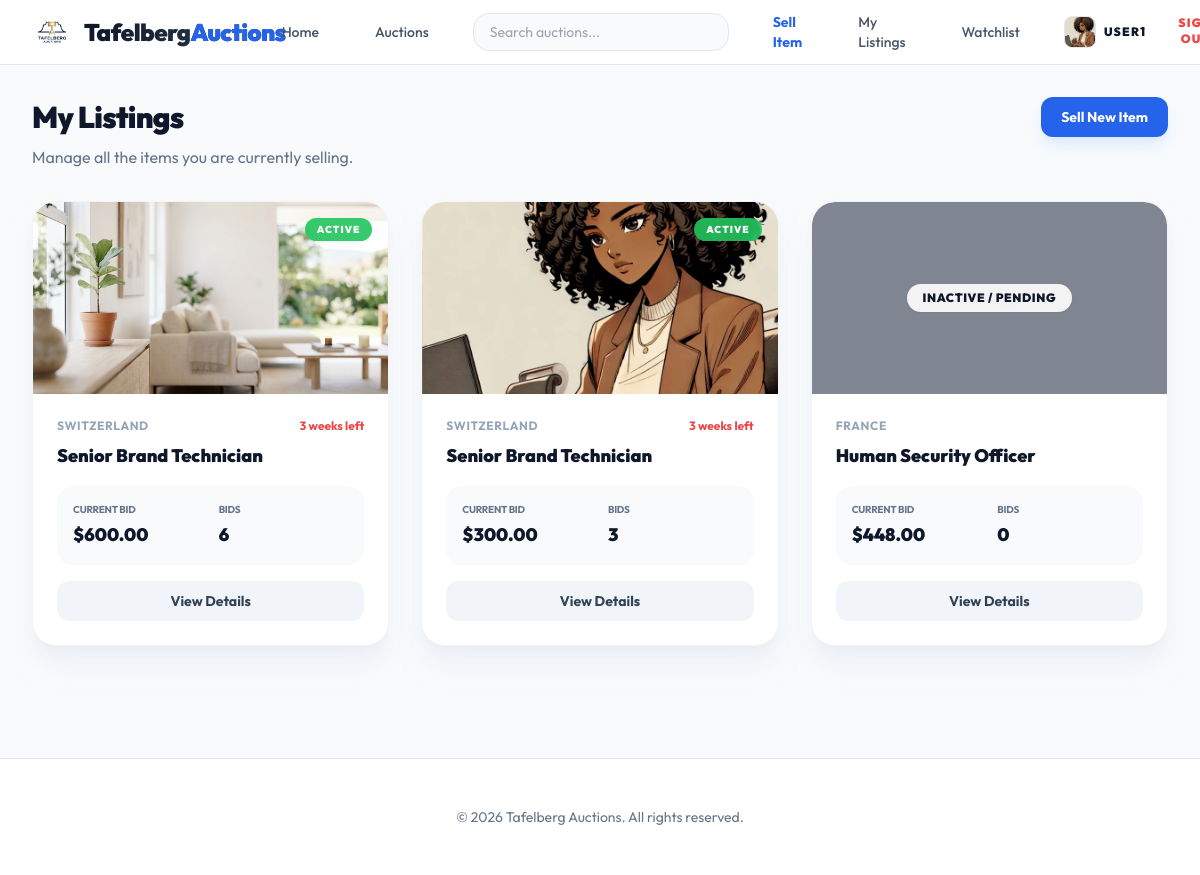
Screenshot of /my-listings/ (signed in) with the database file from the repository.
### apps/accounts/models.py (models this page shows, shortened)
class User(AbstractUser):
    is_seller = models.BooleanField(default=False)
    is_buyer = models.BooleanField(default=True)
    phone_number = models.CharField(max_length=15, blank=True, null=True)
    phone_verified = models.BooleanField(default=False)
    bio = models.TextField(max_length=500, blank=True)
    class Meta:
        verbose_name = 'User'
        verbose_name_plural = 'Users'

class Profile(models.Model):
    user = models.OneToOneField(User, on_delete=models.CASCADE, related_name='profile')
    avatar = models.ImageField(upload_to='avatars/', blank=True, null=True)
    address = models.TextField(blank=True)
    city = models.CharField(max_length=100, blank=True)
    country = models.CharField(max_length=100, blank=True)
    verified = models.BooleanField(default=False)

### apps/auctions/models.py (models this page shows, shortened)
class Listing(models.Model):
    seller = models.ForeignKey(settings.AUTH_USER_MODEL, on_delete=models.CASCADE, related_name='listings')
    title = models.CharField(max_length=200)
    description = models.TextField()
    starting_bid = models.DecimalField(max_digits=12, decimal_places=2)
    current_bid = models.DecimalField(max_digits=12, decimal_places=2, null=True, blank=True)
    image = models.ImageField(upload_to='listings/', blank=True, null=True)
    category = models.CharField(
        max_length=50,
        choices=CategoryChoices.choices,
        default=CategoryChoices.OTHER
    )
    deposit_required = models.BooleanField(default=False)
    deposit_amount = models.DecimalField(max_digits=12, decimal_places=2, null=True, blank=True)
    escrow_hold = models.BooleanField(default=True)
    start_time = models.DateTimeField(default=timezone.now)
    end_time = models.DateTimeField()
    is_active = models.BooleanField(default=True)
    notified_ending_soon = models.BooleanField(default=False)
    created_at = models.DateTimeField(auto_now_add=True)
    @property
    def is_expired(self):
        return timezone.now() > self.end_time
    @property
    def has_started(self):
        return timezone.now() >= self.start_time

### apps/auctions/views.py (the view)
# urls.py: path('my-listings/', views.my_listings, name='my_listings'),
@login_required
def my_listings(request):
    listings = Listing.objects.filter(seller=request.user).order_by('-created_at')
    return render(request, 'auctions/my_listings.html', {'listings': listings})

### apps/auctions/templatetags/auctions_extras.py (called while the page is built)
@register.filter(name='has_group')
def has_group(user, group_name):
    if not user.is_authenticated:
        return False
    return user.groups.filter(name=group_name).exists()

### templates/auctions/my_listings.html (shortened to what this page needs)
{% extends "base.html" %}
{% block content %}
<div class="mb-8">
    <div class="flex items-center justify-between">
        <h1 class="text-3xl font-black text-slate-900 tracking-tight">My Listings</h1>
        <a href="{% url 'listing_create' %}" class="bg-blue-600 hover:bg-blue-700 text-white px-5 py-2.5 rounded-xl text-sm font-bold shadow-lg shadow-blue-100 transition-all">Sell New Item</a>
    </div>
    <p class="text-slate-500 mt-2">Manage all the items you are currently selling.</p>
</div>
<div class="grid grid-cols-1 md:grid-cols-2 lg:grid-cols-3 gap-8">
    {% for item in listings %}
        <div class="bg-white rounded-3xl overflow-hidden border border-slate-100 shadow-xl shadow-slate-200/50 flex flex-col group hover:-translate-y-1 transition-all">
            <div class="relative h-48 overflow-hidden bg-slate-100">
                {% if item.image %}
                    <img src="{{ item.image.url }}" alt="{{ item.title }}" class="w-full h-full object-cover group-hover:scale-105 transition-transform duration-500">
                {% else %}
                    <div class="w-full h-full flex items-center justify-center text-slate-400 font-medium">No Image</div>
                {% endif %}
                {% if not item.is_active %}
                    <div class="absolute inset-0 bg-slate-900/50 backdrop-blur-[2px] flex items-center justify-center">
                        <span class="bg-white/90 px-4 py-1.5 rounded-full text-xs font-black uppercase tracking-wider text-slate-900 shadow-sm">
                            Inactive / Pending
                        </span>
                    </div>
                {% elif item.is_expired %}
                    <div class="absolute inset-0 bg-slate-900/50 backdrop-blur-[2px] flex items-center justify-center">
                        <span class="bg-white/90 px-4 py-1.5 rounded-full text-xs font-black uppercase tracking-wider text-slate-900 shadow-sm">
                            Closed
                        </span>
                    </div>
                {% else %}
                    <div class="absolute top-4 right-4 {% if not item.has_started %}bg-blue-500/90{% else %}bg-green-500/90{% endif %} backdrop-blur-sm px-3 py-1 rounded-full text-[10px] font-black uppercase tracking-widest text-white shadow-sm">
                        {% if not item.has_started %}Scheduled{% else %}Active{% endif %}
                    </div>
                {% endif %}
            </div>
            <div class="p-6 flex flex-col flex-1">
                <div class="flex items-center justify-between mb-2">
                    <span class="text-xs font-bold text-slate-400 uppercase tracking-wider">{{ item.get_category_display }}</span>
                    {% if item.is_active and not item.is_expired %}
                        <span class="text-xs font-bold {% if not item.has_started %}text-blue-500{% else %}text-red-500{% endif %}">
                            {% if not item.has_started %}Starts in {{ item.start_time|timeuntil }}{% else %}{{ item.end_time|timeuntil }} left{% endif %}
                        </span>
                    {% endif %}
                </div>
                <h3 class="text-lg font-black text-slate-900 mb-4 line-clamp-1">{{ item.title }}</h3>
                <div class="mt-auto grid grid-cols-2 gap-4 bg-slate-50 p-4 rounded-2xl mb-4">
                    <div>
                        <span class="block text-[10px] text-slate-500 uppercase font-bold tracking-tight mb-1">Current Bid</span>
                        <span class="text-lg font-black text-slate-900">${{ item.current_bid }}</span>
                    </div>
                    <div>
                        <span class="block text-[10px] text-slate-500 uppercase font-bold tracking-tight mb-1">Bids</span>
                        <span class="text-lg font-black text-slate-900">{{ item.bids.count }}</span>
                    </div>
                </div>
                <div class="flex items-center space-x-3">
                    <a href="{% url 'listing_detail' item.id %}" class="flex-1 bg-slate-100 hover:bg-slate-200 text-slate-700 text-center py-2.5 rounded-xl text-sm font-bold transition-colors">
                        View Details
                    </a>
                </div>
            </div>
        </div>
    {% endfor %}
</div>
{% endblock %}

### templates/base.html (shortened to what this page needs)
{% load static auctions_extras %}
<!DOCTYPE html>
<html lang="en">
<head>
    <script src="https://cdn.tailwindcss.com"></script>
</head>
<body class="bg-slate-50 text-slate-900" hx-boost="true">
    <nav class="bg-white border-b border-slate-200 sticky top-0 z-50">
        <div class="max-w-7xl mx-auto px-4 sm:px-6 lg:px-8">
            <div class="flex justify-between h-16">
                <div class="flex items-center">
                    <a href="{% url 'listing_list' %}" class="flex items-center space-x-3 group">
                        <img src="{% static 'img/logo.png' %}" alt="Tafelberg Auctions" class="w-10 h-10 object-contain group-hover:scale-110 transition-transform duration-300">
                        <span class="text-2xl font-black bg-gradient-to-r from-slate-900 to-slate-700 bg-clip-text text-transparent tracking-tight">
                            Tafelberg<span class="text-blue-600">Auctions</span>
                        </span>
                    </a>
                </div>
                <div class="hidden sm:ml-6 sm:flex sm:items-center space-x-8">
                    <a href="{% url 'listing_list' %}" class="text-slate-600 hover:text-blue-600 px-3 py-2 text-sm font-medium transition-colors">Home</a>
                    <a href="{% url 'listing_list' %}" class="text-slate-600 hover:text-blue-600 px-3 py-2 text-sm font-medium transition-colors">Auctions</a>
                    <div class="relative hidden lg:block">
                        <form action="{% url 'listing_list' %}" method="get" class="flex items-center space-x-2">
                            <input id="global-search-input" name="q" type="search" placeholder="Search auctions..." autocomplete="off"
                                   class="w-64 px-4 py-2 rounded-2xl border border-slate-200 focus:ring-2 focus:ring-blue-600 focus:border-transparent transition-all outline-none bg-slate-50 text-sm"
                                   hx-get="{% url 'search_suggestions' %}"
                                   hx-trigger="keyup changed delay:250ms from:#global-search-input"
                                   hx-target="#search-suggestions"
                                   hx-swap="innerHTML" />
                        </form>
                    </div>
                    {% if user.is_authenticated %}
                        <a href="{% url 'listing_create' %}" class="text-blue-600 hover:text-blue-700 px-3 py-2 text-sm font-bold transition-colors">Sell Item</a>
                        <a href="{% url 'my_listings' %}" class="text-slate-600 hover:text-blue-600 px-3 py-2 text-sm font-medium transition-colors">My Listings</a>
                        <a href="{% url 'watchlist' %}" class="text-slate-600 hover:text-blue-600 px-3 py-2 text-sm font-medium transition-colors">Watchlist</a>
                        <a href="{% url 'profile' %}" class="flex items-center space-x-2 group">
                             <div class="w-8 h-8 rounded-lg bg-slate-100 flex items-center justify-center text-slate-400 font-black group-hover:bg-blue-600 group-hover:text-white transition-all overflow-hidden border border-slate-200">
                                 {% if user.profile.avatar %}
                                     <img src="{{ user.profile.avatar.url }}" class="w-full h-full object-cover">
                                 {% else %}
                                     {{ user.username|slice:":1"|upper }}
                                 {% endif %}
                             </div>
                             <span class="text-xs font-black text-slate-900 uppercase tracking-widest hidden md:block">{{ user.username }}</span>
                        </a>
                        <form action="{% url 'logout' %}" method="post" class="inline">
                            <button type="submit" class="text-xs font-black text-red-500 uppercase tracking-widest hover:text-red-600 transition-colors">Sign Out</button>
                        </form>
                    {% endif %}
                </div>
            </div>
        </div>
    </nav>
    <main class="max-w-7xl mx-auto px-4 sm:px-6 lg:px-8 py-8">
        {% block content %}{% endblock %}
    </main>
    <footer class="bg-white border-t border-slate-200 mt-20">
        <div class="max-w-7xl mx-auto px-4 py-12 sm:px-6 lg:px-8">
            <p class="text-center text-slate-500 text-sm">
                &copy; 2026 Tafelberg Auctions. All rights reserved.
            </p>
        </div>
    </footer>
</body>
</html>

### templates/base.html (style rules this page uses)
body { font-family: 'Outfit', sans-serif; }

### rows the page displays
User: profile.avatar (picture), username "USER1"
Listing: image (picture), is_active "ACTIVE", category "SWITZERLAND", end_time "3 weeks", title "Senior Brand Technician", current_bid "600.00", bids.count "6"
Listing: image (picture), is_active "ACTIVE", category "SWITZERLAND", end_time "3 weeks", title "Senior Brand Technician", current_bid "300.00", bids.count "3"
Listing: is_active "INACTIVE / PENDING", category "FRANCE", title "Human Security Officer", current_bid "448.00", bids.count "0"
